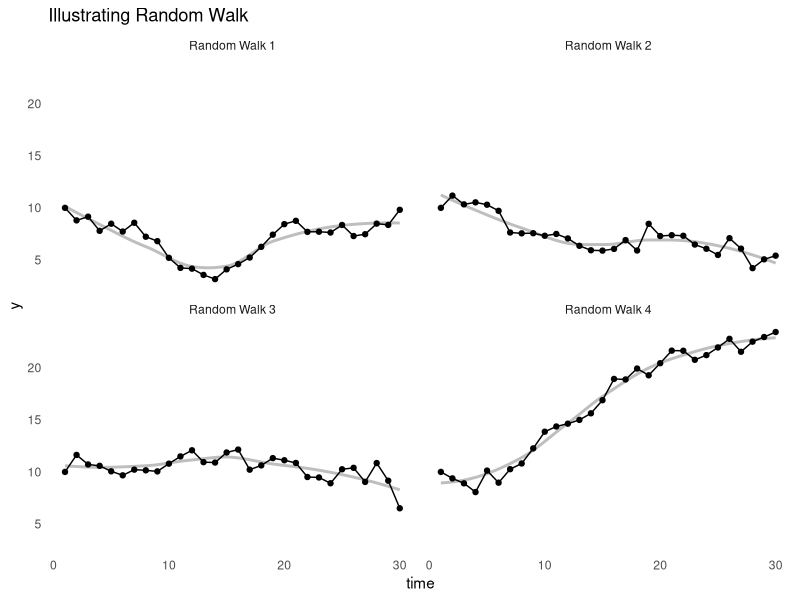
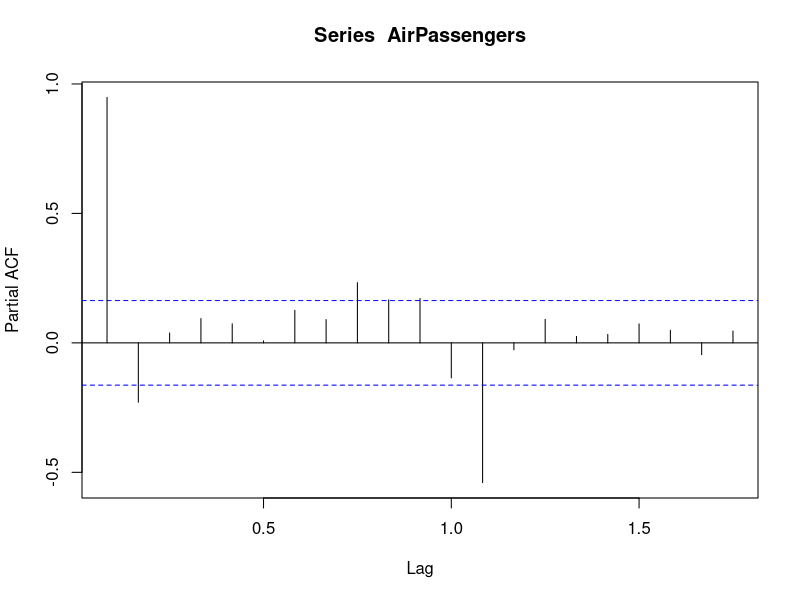

The R script that drew these images, in order:

rm(list=ls())

library(ggplot2)
library(dplyr)

randomWalk <- function(n, start = 10, mu = 0, sd = 1){
  white <- rnorm(n, mean = mu, sd = sd)
  t <- 1:n
  y <- vector(mode = "double")
  y[1] <- start #start
  for (i in 2:n) {
    y[i] <- y[i-1] + white[i]
    }
  data.frame(noise = white, y = y, t = 1:n)
}

walks <- list()
for(i in 1:4) walks[[i]] <- randomWalk(30)


lapply(walks, function(x) c(var(x$y[1:length(x$y)/2]),
                            var(x$y[1:length(x$y)])))


bind_rows(walks, .id = "id") %>% 
  mutate(walk = paste("Random Walk", id)) %>% 
  ggplot(aes(x=t, y=y, group=1)) +
  geom_smooth(se = FALSE, color = "grey") +
  geom_point() + 
  geom_line() +
  facet_wrap(~walk) +
  theme_minimal() +
  theme(plot.background = element_blank(),
        panel.grid = element_blank()) +
  ylab("y") +
  xlab("time") +
  ggtitle("Illustrating Random Walk")



pacf(AirPassengers)

